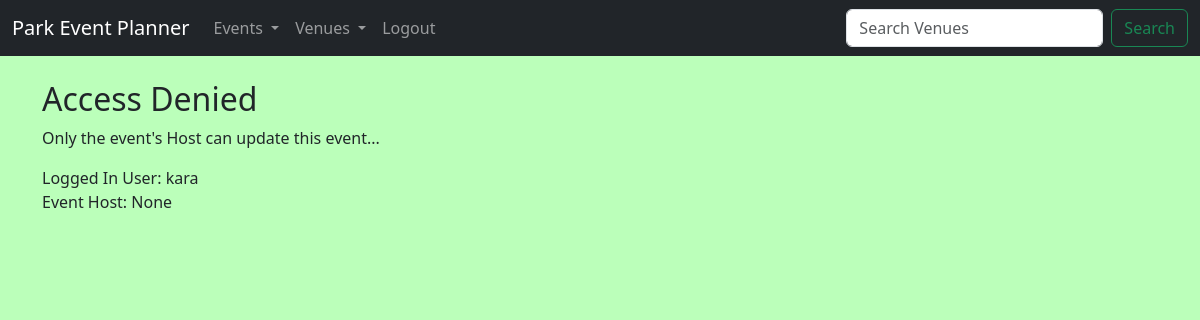
Page /update_event/3 (signed in) on the earlier database version.
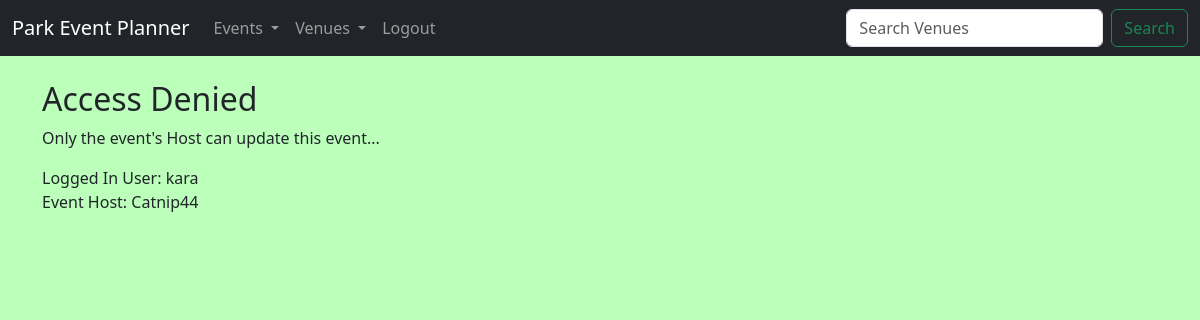
Same page on the later database version.
### events/models.py (models this page shows, shortened)
class Event(models.Model):
	name = models.CharField('Event Name', max_length=120)
	timeslot = models.DateTimeField('Event Date')
	venue = models.ForeignKey(Venue, blank=True, null=True, on_delete=models.CASCADE)
	host = models.ForeignKey(User, blank=True, null=True, on_delete=models.SET_NULL)
	attendees = models.ManyToManyField(ParkAppUser, blank=True)
	description = models.TextField(blank=True)
	event_image = models.ImageField(null=True, blank=True, upload_to="images/")

### events/views.py (the view)
# urls.py: path('update_event/<event_id>', views.update_event, name="update-event"),
def update_event(request, event_id):
	event = Event.objects.get(pk=event_id)
	if request.user.is_superuser:
		form = EventFormAdmin(request.POST or None, request.FILES or None, instance=event)
	else:
		form = EventForm(request.POST or None, request.FILES or None, instance=event)
	if form.is_valid():
		form.save()
		return redirect('list-events')
	return render(request, 'events/update_event.html', {'event': event, 'form': form})

### events/forms.py
class EventFormAdmin(ModelForm):
	class Meta:
		model = Event
		fields = ('name', 'timeslot', 'venue', 'host', 'attendees', 'description', 'event_image')
		labels = {
			'name': '',
			'timeslot': 'YYYY-MM-DD HH:MM:SS',
			'venue': 'Venue',
			'host': 'Host',
			'attendees': 'Attendees',
			'description': '',
			'event_image': '',
		}
		widgets = {
			'name': forms.TextInput(attrs={'class':'form-control', 'placeholder':'Event Name'}),
			'timeslot': forms.TextInput(attrs={'class':'form-control', 'placeholder':'Event Date'}),
			'venue': forms.Select(attrs={'class':'form-select', 'placeholder':'Venue'}),
			'host': forms.Select(attrs={'class':'form-select', 'placeholder':'Host'}),
			'attendees': forms.SelectMultiple(attrs={'class':'form-control', 'placeholder':'Attendees'}),
			'description': forms.Textarea(attrs={'class':'form-control', 'placeholder':'Description'}),
		}

### events/templates/events/update_event.html
{% extends 'events/base.html' %}
{% block content %}
{% if user.is_authenticated %}
	{% if user == event.host %}
	<h1>Update Event...</h1>
	<br/>
	<form action="" method="POST" enctype="multipart/form-data">
		{% csrf_token %}
		{{ form.as_p }}
		<br/>
		<input type="submit" value="Update" class="btn btn-secondary">
	{% else %}
		<h2>Access Denied</h2>
		<p>Only the event's Host can update this event...</p>
		Logged In User: {{ user }}
		<br/>
		Event Host: {{ event.host }}
		<br/>
	{% endif %}
{% else %}
	<h1>Sorry! You Must Be Logged In To View This Page...</h1>
	<a href="{% url 'login' %}">Login Here</a>
{% endif %}
	<br/><br/><br/>
{% endblock %}

Differences in the rows shown:
changed Event: host "None" → "Catnip44"
